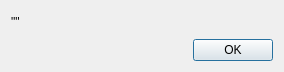
<?xml version="1.0" encoding="UTF-8"?>
<ui version="4.0">
 <class>Dialog</class>
 <widget class="QDialog" name="Dialog">
  <property name="geometry">
   <rect>
    <x>0</x>
    <y>0</y>
    <width>284</width>
    <height>72</height>
   </rect>
  </property>
  <property name="windowTitle">
   <string>Warning</string>
  </property>
  <layout class="QGridLayout" name="gridLayout">
   <item row="0" column="0" colspan="2">
    <widget class="QLabel" name="label">
     <property name="text">
      <string>&quot;&quot;</string>
     </property>
    </widget>
   </item>
   <item row="1" column="0">
    <spacer name="horizontalSpacer">
     <property name="orientation">
      <enum>Qt::Horizontal</enum>
     </property>
     <property name="sizeHint" stdset="0">
      <size>
       <width>182</width>
       <height>20</height>
      </size>
     </property>
    </spacer>
   </item>
   <item row="1" column="1">
    <widget class="QPushButton" name="pushButton">
     <property name="text">
      <string>OK</string>
     </property>
    </widget>
   </item>
  </layout>
 </widget>
 <resources/>
 <connections>
  <connection>
   <sender>pushButton</sender>
   <signal>clicked()</signal>
   <receiver>Dialog</receiver>
   <slot>accept()</slot>
   <hints>
    <hint type="sourcelabel">
     <x>228</x>
     <y>52</y>
    </hint>
    <hint type="destinationlabel">
     <x>104</x>
     <y>58</y>
    </hint>
   </hints>
  </connection>
 </connections>
</ui>
